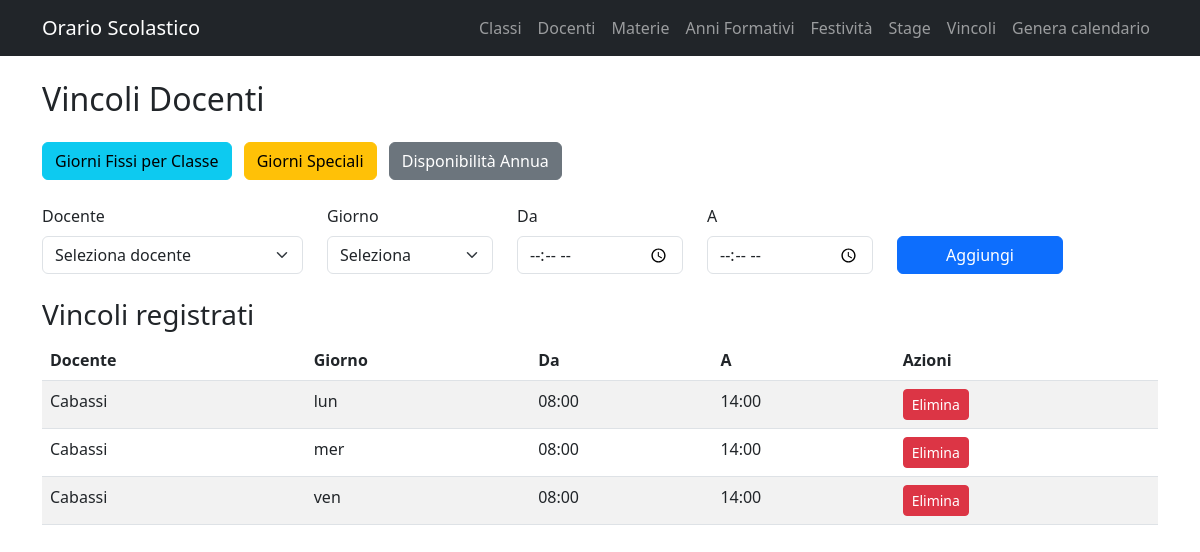
Before: /vincoli/docenti with the older database file.
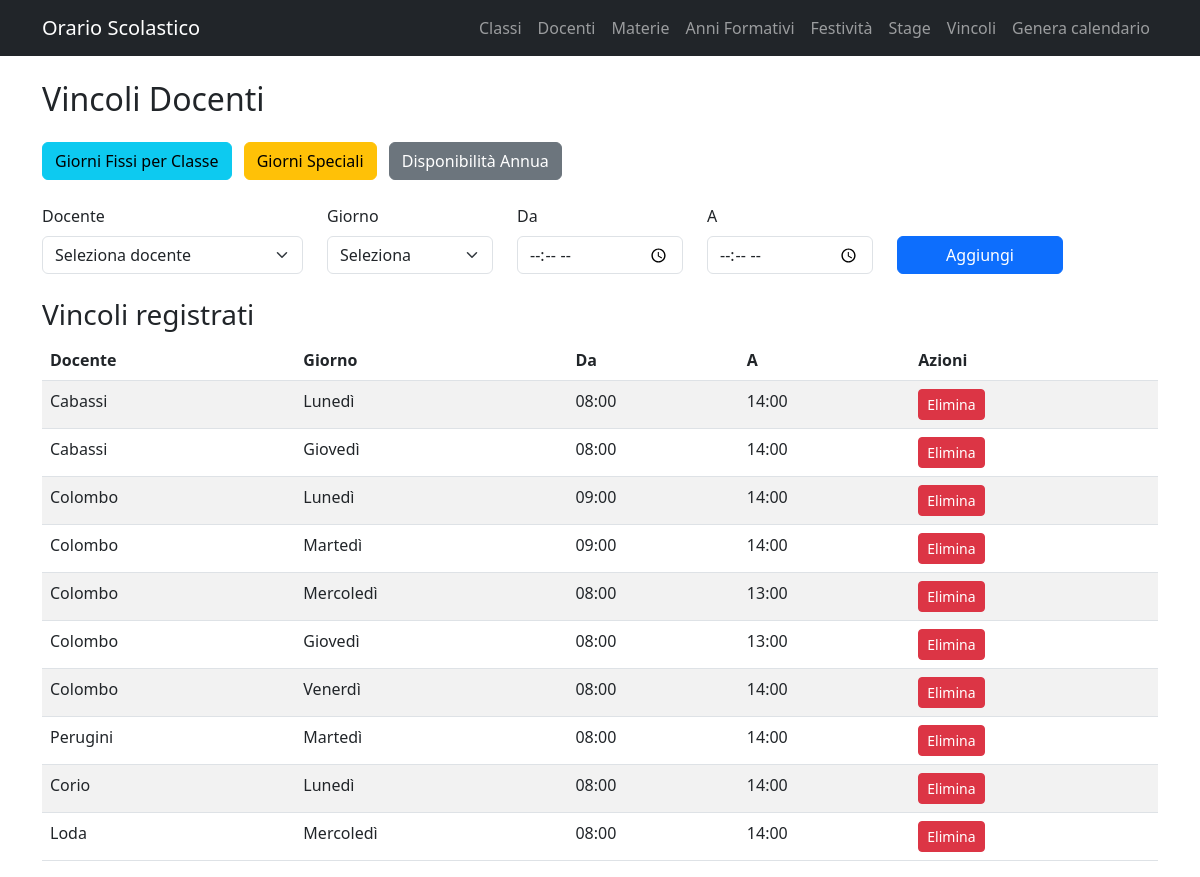
After: the same page with the newer database file.
### app/models.py (models this page shows)
class VincoloDocente(db.Model):
    id = db.Column(db.Integer, primary_key=True)
    docente_id = db.Column(db.Integer, db.ForeignKey("docente.id"), nullable=False)
    giorno = db.Column(db.String(20), nullable=False)
    ora_da = db.Column(db.String(5), nullable=False)
    ora_a = db.Column(db.String(5), nullable=False)
    docente = db.relationship("Docente", backref="disponibilita")

class Docente(db.Model):
    id = db.Column(db.Integer, primary_key=True)
    nome_docente = db.Column(db.String(100), nullable=False)
    insegnamenti = db.relationship("MateriaClasse", backref="docente_rel", cascade="all, delete-orphan")

### app/routes/vincoli.py (the view, shortened to what this page needs)
@vincoli_bp.route("/docenti", methods=["GET", "POST"])
def vincoli_docenti():
    docenti = Docente.query.order_by(Docente.nome_docente).all()
    vincoli = VincoloDocente.query.order_by(VincoloDocente.docente_id).all()
    return render_template("vincoli_docenti.html", docenti=docenti, vincoli=vincoli)

### app/templates/vincoli_docenti.html (shortened to what this page needs)
{% extends "base.html" %}
{% block content %}
<div class="container mt-4">
    <h2 class="mb-4">Vincoli Docenti</h2>
    <div class="mb-4">
        <a href="{{ url_for('vincoli.giorni_fissi') }}" class="btn btn-info">
            Giorni Fissi per Classe
        </a>
        <a href="{{ url_for('vincoli.giorni_speciali') }}" class="btn btn-warning ms-2">
            Giorni Speciali
        </a>
        <a href="{{ url_for('vincoli.disponibilita_annua') }}" class="btn btn-secondary ms-2">
            Disponibilità Annua
        </a>
    </div>
    <form action="{{ url_for('vincoli.vincoli_docenti') }}" method="POST" class="mb-4">
        <div class="row">
            <div class="col-md-3">
                <label class="form-label">Docente</label>
                <select name="docente_id" class="form-select" required>
                    <option value="">Seleziona docente</option>
                </select>
            </div>
            <div class="col-md-2">
                <label class="form-label">Giorno</label>
                <select name="giorno" class="form-select" required>
                    <option value="">Seleziona</option>
                </select>
            </div>
            <div class="col-md-2">
                <label class="form-label">Da</label>
                <input type="time" name="ora_da" class="form-control" required>
            </div>
            <div class="col-md-2">
                <label class="form-label">A</label>
                <input type="time" name="ora_a" class="form-control" required>
            </div>
            <div class="col-md-2 d-flex align-items-end">
                <button class="btn btn-primary w-100">Aggiungi</button>
            </div>
        </div>
    </form>
    <h3>Vincoli registrati</h3>
    <table class="table table-striped">
        <thead>
            <tr>
                <th>Docente</th>
                <th>Giorno</th>
                <th>Da</th>
                <th>A</th>
                <th>Azioni</th>
            </tr>
        </thead>
        <tbody>
            {% for v in vincoli %}
            <tr>
                <td>{{ v.docente.nome_docente }}</td>
                <td>{{ v.giorno }}</td>
                <td>{{ v.ora_da }}</td>
                <td>{{ v.ora_a }}</td>
                <td>
                    <a href="{{ url_for('vincoli.delete_vincolo_docente', id=v.id) }}" class="btn btn-danger btn-sm">
                        Elimina
                    </a>
                </td>
            </tr>
            {% endfor %}
        </tbody>
    </table>
</div>
{% endblock %}

Changed rows visible on the page:
changed VincoloDocente (number 1 of 10 on the later page): giorno "lun" → "Lunedì"
changed VincoloDocente (number 2 of 10 on the later page): giorno "mer" → "Giovedì"
changed VincoloDocente (number 3 of 10 on the later page): docente.nome_docente "Cabassi" → "Colombo"; giorno "ven" → "Lunedì"; ora_da "08:00" → "09:00"
added VincoloDocente: docente.nome_docente "Colombo", giorno "Martedì", ora_da "09:00", ora_a "14:00"
added VincoloDocente: docente.nome_docente "Colombo", giorno "Mercoledì", ora_da "08:00", ora_a "13:00"
added VincoloDocente: docente.nome_docente "Colombo", giorno "Giovedì", ora_da "08:00", ora_a "13:00"
added VincoloDocente: docente.nome_docente "Colombo", giorno "Venerdì", ora_da "08:00", ora_a "14:00"
added VincoloDocente: docente.nome_docente "Perugini", giorno "Martedì", ora_da "08:00", ora_a "14:00"
added VincoloDocente: docente.nome_docente "Corio", giorno "Lunedì", ora_da "08:00", ora_a "14:00"
added VincoloDocente: docente.nome_docente "Loda", giorno "Mercoledì", ora_da "08:00", ora_a "14:00"
